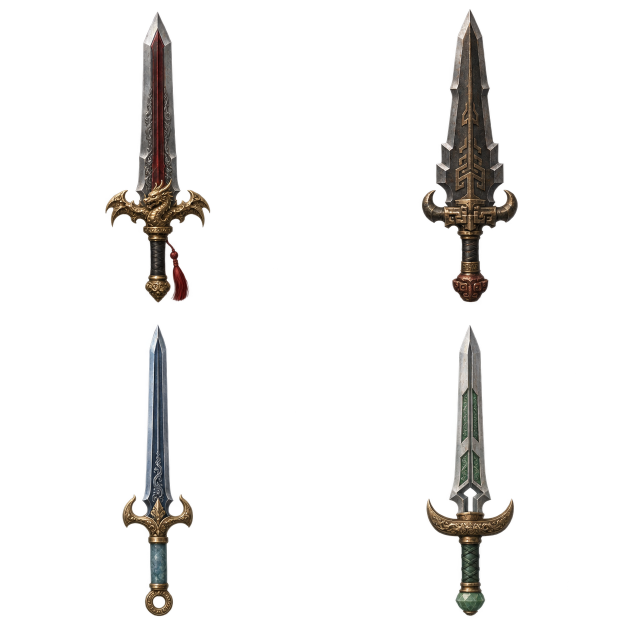
#> input picture art/zhuxian-swords/source.png, 1254 x 1254 px (shown at 1/2 size)
$ python prepare-sword-atlas.py
#> lines starting #> are read from the running program, lines starting #| are printed output that depends on the picture
"""Offline size/palette conversion of the authored transparent four-sword atlas (Pillow)."""
from pathlib import Path
from PIL import Image

ROOT = Path(__file__).resolve().parent.parent
source = ROOT / 'art/zhuxian-swords/source.png'
output = ROOT / 'cocos-project/assets/game-swords/images/zhuxian-swords.png'
image = Image.open(source).convert('RGBA')
#> image is the input picture: PIL image 1254x1254 RGBA; mean R, G, B, A 9.7, 8.7, 7.6, 22.4
if image.width != image.height or image.getchannel('A').getextrema() != (0, 255):
    raise ValueError('Expected square transparent 2x2 atlas with four opaque sword bodies')
image.resize((512, 512), Image.Resampling.LANCZOS).quantize(
    colors=256, method=Image.Quantize.FASTOCTREE
).save(output, optimize=True)
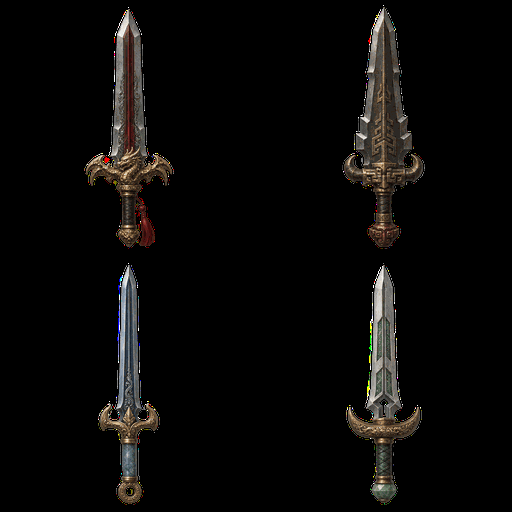
#> saved as zhuxian-swords.png: PIL image 512x512 P; mean R, G, B 10, 8.9, 7.9
print(f'Zhuxian swords: {output.stat().st_size} bytes, four frames at 256x256')
